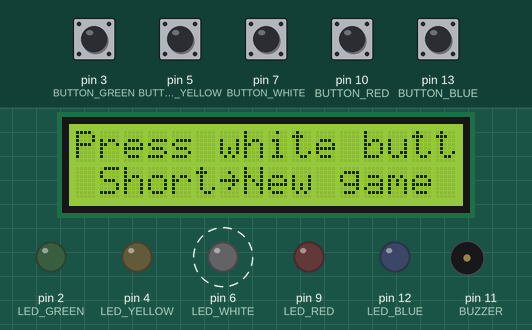
This sketch was run on a simulated Arduino Uno, built with avr-gcc and run on an emulated ATmega328P. Parts: 16×2 character LCD, output pins drawn as LEDs (lit = HIGH), buzzer (waves = sounding). Dashed ring = blinking. Inputs (shaded band) come from the test bench; at power-on: pin 3 (BUTTON_GREEN), pin 5 (BUTTON_YELLOW), pin 7 (BUTTON_WHITE), pin 10 (BUTTON_RED), pin 13 (BUTTON_BLUE) HIGH. Random numbers use the default seed unless the sketch sets one; what the sketch prints to the serial monitor is not drawn.

Above: at 5.5 s.
5.6 s: pin 7 (BUTTON_WHITE) pulled LOW for 1 s
At 7.8 s:
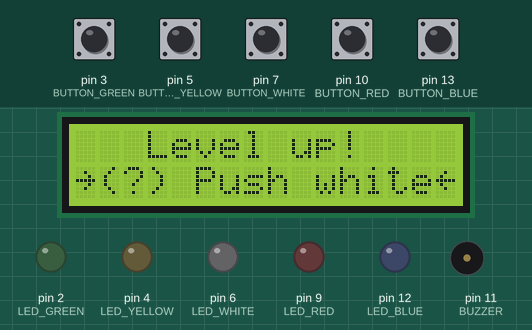
8.1 s: pin 10 (BUTTON_RED) pulled LOW for 1 s
At 10.5 s:
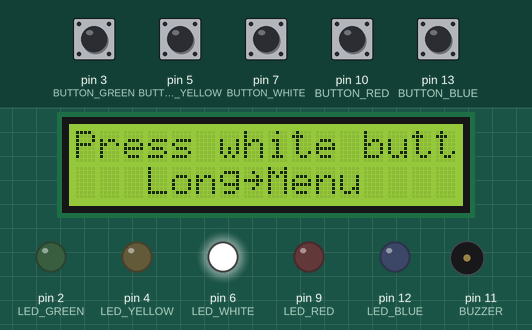
10.6 s: pin 7 (BUTTON_WHITE) pulled LOW for 0.15 s
At 11.2 s:
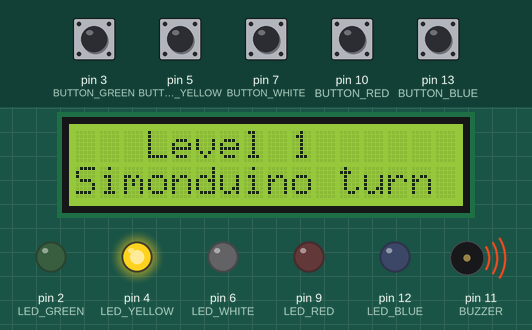
11.3 s: pin 3 (BUTTON_GREEN) pulled LOW for 1 s
At 13.3 s:
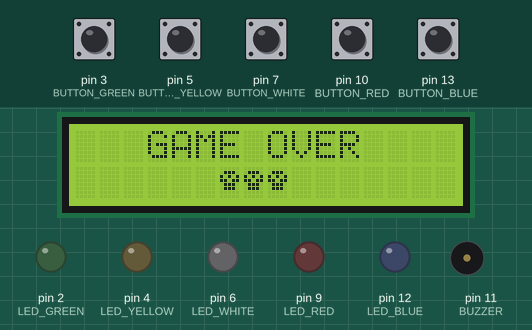
14.3 s: pin 5 (BUTTON_YELLOW) pulled LOW for 0.15 s
At 15.1 s:
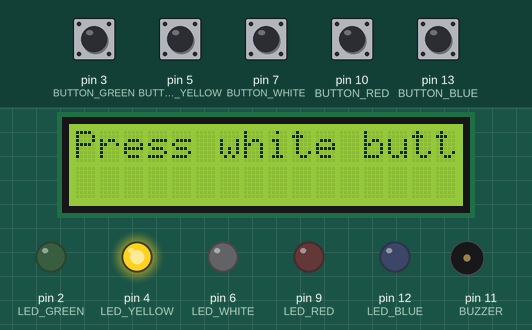
17.4 s: pin 7 (BUTTON_WHITE) pulled LOW for 0.15 s
At 18.9 s:
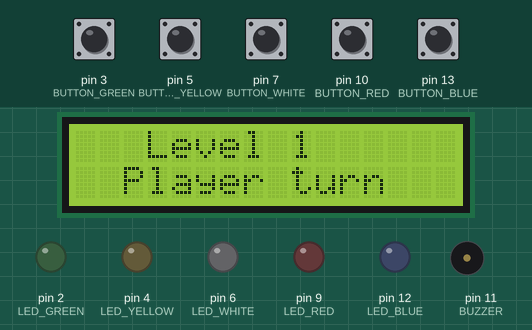
Timing chart, 0 to 19.1 s (numbered marks = the images above; inputs shaded):
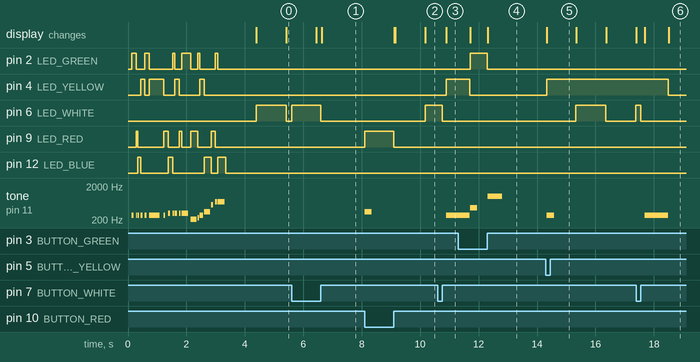

Measured:
- after the input at 8.1 s, pin 6 (LED_WHITE): LOW → HIGH after 2.1 s; pin 9 (LED_RED): LOW → HIGH at once, → LOW 1.0 s later; tone on pin 11 (BUZZER): silent → 349 Hz at once, → silent 0.25 s later; the display: first changes after 1.0 s (image 2 shows a later state)
- after the input at 10.6 s, pin 4 (LED_YELLOW): LOW → HIGH after 0.29 s; tone on pin 11 (BUZZER): silent → 277 Hz after 0.29 s
- after the input at 11.3 s, pin 2 (LED_GREEN): LOW → HIGH after 0.41 s, → LOW 0.59 s later
- after the input at 14.3 s, pin 4 (LED_YELLOW): LOW → HIGH at once; tone on pin 11 (BUZZER): silent → 277 Hz at once, → silent 0.25 s later
- after the input at 17.4 s, pin 4 (LED_YELLOW): HIGH → LOW after 1.1 s; tone on pin 11 (BUZZER): silent → 277 Hz after 0.29 s, → silent 0.80 s later

The sketch:

codigo_simonduino.ino
```cpp
#include <Arduino.h>
#include <Wire.h>
//LIBRERIAS PROPIAS I2C PARA EL LCD
#include <LiquidCrystal_I2C.h>

#include <Chrono.h>

//Declaramos los componentes
//LCD
LiquidCrystal_I2C lcd(0x27, 2, 1, 0, 4, 5, 6, 7, 3, POSITIVE);
//VALORES PARA CARACTERES ESPECIALES LCD
char RIGHT_ARROW = 0x7E;
char LEFT_ARROW = 0x7F;
uint8_t check[8] = { 0x0, 0x1, 0x3, 0x16, 0x1c, 0x8, 0x0 };
uint8_t cross[8] = { 0x0, 0x1b, 0xe, 0x4, 0xe, 0x1b, 0x0 };
uint8_t skull[8] = { 0x00, 0x0E, 0x15, 0x1B, 0x0E, 0x0E, 0x00, 0x00 };
uint8_t up_arrow[8] = { 0x00, 0x04, 0x0E, 0x15, 0x04, 0x04, 0x04, 0x00 };
uint8_t down_arrow[8] = { 0x00, 0x04, 0x04, 0x04, 0x15, 0x0E, 0x04, 0x00 };

//OPCIONES DEL MENÚ
char* opcionesMenu[1];
int currentOptionMenu;

//VALORES DE EVENTO PARA LOS PULSADORES
const int PRESSED = 0;
const int RELEASED = 1;

//PULSADORES Y LEDS DE LOS PULSADORES
//Botón Verde
const int GREEN = 0;
const int BUTTON_GREEN = 3;
const int LED_GREEN = 2;
int buttonGreenLastState = RELEASED;
//Botón rojo
const int RED = 1;
const int BUTTON_RED = 10;
const int LED_RED = 9;
int buttonRedLastState = RELEASED;
//Botón Azul
const int BLUE = 2;
const int BUTTON_BLUE = 13;
const int LED_BLUE = 12;
int buttonBlueLastState = RELEASED;
//Botón Amarillo
const int YELLOW = 3;
const int BUTTON_YELLOW = 5;
const int LED_YELLOW = 4;
int buttonYellowLastState = RELEASED;
//Botón Blanco
const int BUTTON_WHITE = 7;
const int LED_WHITE = 6;
int buttonWhiteLastState = RELEASED;

//Matriz correspondecia color -> pin led
int colorLedMatrix[4];

// Instanciate a metro object and set the interval to 500 milliseconds (0.5 seconds).
Chrono buttonWhiteChrono;
Chrono buttonTurnOffChrono;
Chrono buttonTurnOnChrono;
Chrono stanbyChrono;

//BUZZER
const int BUZZER = 11;

//Variable que almacena la secuencia de botones
int* secuence;

//Variable del turno actual
int maxLevel = 20;
int currentLevel;
int index;
int currentTimeOn;
int currentTimeOff;
int currentTimeSound;
const int MAXTIMEON = 800;
const int MAXTIMEOFF = 400;

const int ON = 1;
const int OFF = 0;

int whiteLedState = OFF;
int simonTurnLedState = OFF;

const char* BLANK_LINE = "                ";

//Variable que indica los ESTADOS
//Posibles estados de juego
int currentSimonduinoState, lastSimonduinoState;
const int INSIDE_MENU = 0;
const int ARDUINO_TURN = 1;
const int PLAYER_TURN = 2;
const int STANDBY = 3;
const int WAITING_ACTION = 4;
const int LEVELUP_OPTION = 5;
//VALORES JUEGOS

int center(const char* text) {
  if (strlen(text) > 16) {
    return 0;
  } else {
    return (16 - strlen(text)) / 2;
  }
}

void LoadMenuOptions() {
  currentOptionMenu = 0;
  opcionesMenu[0] = ("Level up!");
}

void menu() {
  lcd.clear();
  lcd.setCursor(center(opcionesMenu[currentOptionMenu]), 0);
  lcd.print(opcionesMenu[currentOptionMenu]); // @suppress("Ambiguous problem")
  lcd.setCursor(0, 1);
  lcd.print(RIGHT_ARROW); // @suppress("Ambiguous problem")
  lcd.print("(?) Push white"); // @suppress("Ambiguous problem")
  lcd.print(LEFT_ARROW); // @suppress("Ambiguous problem")
}

void menuHelp() {
  lcd.clear();
  lcd.setCursor(center("- green red -"), 0);
  lcd.write(1); // @suppress("Ambiguous problem")
  lcd.print(" green red "); // @suppress("Ambiguous problem")
  lcd.write(2); // @suppress("Ambiguous problem")
  lcd.setCursor(0, 1); // @suppress("Ambiguous problem")
  lcd.print(LEFT_ARROW); // @suppress("Ambiguous problem")
  lcd.print(" yellow blue "); // @suppress("Ambiguous problem")
  lcd.print(RIGHT_ARROW); // @suppress("Ambiguous problem")
  delay(1500);
  menu();
}

/*
 * Método que genera la secuencia de 20 pulsaciones para el modo clásico
 * VERDE = 0; ROJO = 1; AZUL = 2; AMARILLO=3
 */
void ramdomSecuenceGenerator() {
  secuence = (int*) malloc(sizeof(int) * 20);
  for (int i = 0; i < 20; i++) {
    secuence[i] = rand() % 4;
    Serial.print(i);
    Serial.print(" = ");
    Serial.print(secuence[i]);
    Serial.print("; ");
  }
  Serial.println("");
}

void freeSecuence() {
  free(secuence);
}

/*
 * Inicialización pines y componentes
 */
void initArduino() {
  pinMode(BUTTON_RED, INPUT_PULLUP);
  pinMode(BUTTON_GREEN, INPUT_PULLUP);
  pinMode(BUTTON_BLUE, INPUT_PULLUP);
  pinMode(BUTTON_YELLOW, INPUT_PULLUP);
  pinMode(BUTTON_WHITE, INPUT_PULLUP);

  pinMode(LED_RED, OUTPUT);
  pinMode(LED_GREEN, OUTPUT);
  pinMode(LED_BLUE, OUTPUT);
  pinMode(LED_YELLOW, OUTPUT);
  pinMode(LED_WHITE, OUTPUT);

  pinMode(BUZZER, OUTPUT);

  Serial.begin(9600);

  //Indicar a la libreria que tenemos conectada una pantalla de 16x2
  lcd.begin(16, 2);

  //Se crean los carácteres personalizados NO incluidos en el charset del lcd
  lcd.createChar(1, check);
  lcd.createChar(2, cross);
  lcd.createChar(3, skull);
  lcd.createChar(4, up_arrow);
  lcd.createChar(5, down_arrow);
  //Se inicializa la matriz de correspondencia entre el color del led y el pin
  colorLedMatrix[0] = 2;
  colorLedMatrix[1] = 9;
  colorLedMatrix[2] = 12;
  colorLedMatrix[3] = 4;

  LoadMenuOptions();
}

/*Método que inicializa el estado STANBY*/
void initSTANBY() {
  if (stanbyChrono.hasPassed(1000)) {
    lcd.setCursor(0, 1);
    lcd.print(BLANK_LINE); // @suppress("Ambiguous problem")
    if (whiteLedState == ON) {
      digitalWrite(LED_WHITE, LOW);
      whiteLedState = OFF;
      lcd.setCursor(center("Short-New game"), 1);
      lcd.print("Short"); // @suppress("Ambiguous problem")
      lcd.print(RIGHT_ARROW); // @suppress("Ambiguous problem")
      lcd.print("New game"); // @suppress("Ambiguous problem")
    } else {
      digitalWrite(LED_WHITE, HIGH);
      whiteLedState = ON;
      lcd.setCursor(center("Long-Menu"), 1);
      lcd.print("Long"); // @suppress("Ambiguous problem")
      lcd.print(RIGHT_ARROW); // @suppress("Ambiguous problem")
      lcd.print("Menu"); // @suppress("Ambiguous problem")
    }
    stanbyChrono.restart();
  }
}

/*
 * MÉTODOS PARA PINTAR LCD
 */

void welcomeLCD() {
  //Mover el cursor a la primera posición de la pantalla (0, 0)
  lcd.clear();
  lcd.setCursor(center("SIMONDUINO"), 0);
  lcd.print("SIMONDUINO"); // @suppress("Ambiguous problem")
  lcd.setCursor(center("URJC-2019-SEyTR"), 1);
  lcd.print("URJC-2019-SEyTR)"); // @suppress("Ambiguous problem")
}

void initArduinoTurnLCD() {
  lcd.clear();
  lcd.setCursor(center("Level    "), 0);
  lcd.print("Level "); // @suppress("Ambiguous problem")
  lcd.print(currentLevel); // @suppress("Ambiguous problem")
  lcd.setCursor(center("Simonduino turn"), 1);
  lcd.print("Simonduino turn"); // @suppress("Ambiguous problem")
}

void initPlayerTurnLCD() {
  lcd.clear();
  lcd.setCursor(center("Level    "), 0);
  lcd.print("Level "); // @suppress("Ambiguous problem")
  lcd.print(currentLevel); // @suppress("Ambiguous problem")
  lcd.setCursor(center("Player turn"), 1);
  lcd.print("Player turn"); // @suppress("Ambiguous problem")
}

void initStandByLCD() {
  lcd.setCursor(center("Press white button!"), 0);
  lcd.print("Press white button!"); // @suppress("Ambiguous problem")
}

void initLevelUpLCD(){
  if(currentLevel<10){
    lcd.setCursor(center("Start level X"),0);
  }else{
    lcd.setCursor(center("Start level XX"),0);
  }
  lcd.print("Start level ");  // @suppress("Ambiguous problem")
  lcd.print(currentLevel);  // @suppress("Ambiguous problem")
  lcd.setCursor(center("X yellow blue X"),1);
  lcd.write(4); // @suppress("Ambiguous problem")
  lcd.print(" yellow blue "); // @suppress("Ambiguous problem")
  lcd.write(5); // @suppress("Ambiguous problem")
}

void calculateTimes() {
  if ((currentLevel - 1) % 5 == 0 && currentLevel < 20) {
    currentTimeOn = currentTimeOn / 2;
    currentTimeOff = currentTimeOff / 2;
    currentTimeSound = currentTimeOff;
  }
}

void changeState(int previousState, int nextState) {
  if (previousState == -1) {
    initStandByLCD();
    currentSimonduinoState = STANDBY;
    return;
  }
  if (previousState == STANDBY) {
    if (nextState == ARDUINO_TURN) {
      currentLevel = 1;
      index = 0;
      currentTimeOn = MAXTIMEON;
      currentTimeOff = MAXTIMEOFF;
      currentTimeSound = MAXTIMEON;
      ramdomSecuenceGenerator();
      initArduinoTurnLCD();
      currentSimonduinoState = ARDUINO_TURN;
      return;
    }
    if (nextState == INSIDE_MENU) {
      currentOptionMenu = 0;
      menu();
      currentSimonduinoState = INSIDE_MENU;
    }
  }
  if (previousState == ARDUINO_TURN) {
    //ESTADO MENU, PLAYER_TURN
    if (nextState == PLAYER_TURN) {
      initPlayerTurnLCD();
      currentSimonduinoState = PLAYER_TURN;
    }
  }
  if (previousState == PLAYER_TURN) {
    if (nextState == ARDUINO_TURN) {
      currentLevel++;
      index = 0;
      initArduinoTurnLCD();
      calculateTimes();
      currentSimonduinoState = ARDUINO_TURN;
      return;
    }
    if (nextState == STANDBY) {
      whiteLedState = OFF;
      stanbyChrono.restart();
      lcd.clear();
      initStandByLCD();
      freeSecuence();
      currentSimonduinoState = STANDBY;

    }
  }
  if (previousState == WAITING_ACTION) {
    if (nextState == ARDUINO_TURN) {
      lcd.clear();
      initArduinoTurnLCD();
      index = 0;
      simonTurnLedState = OFF;
      currentSimonduinoState = ARDUINO_TURN;
      return;
    }
    if (nextState == STANDBY) {
      lcd.clear();
      initStandByLCD();
      freeSecuence();
      currentSimonduinoState = STANDBY;
      return;
    }
  }

  if (previousState == INSIDE_MENU) {
    if (nextState == STANDBY) {
      lcd.clear();
      initStandByLCD();
      freeSecuence();
      currentSimonduinoState = STANDBY;
      return;
    }
    if (nextState == LEVELUP_OPTION) {
      lcd.clear();
      initLevelUpLCD();
    }
  }

}

/*
 * Método que restablece la partida por gameOver
 */
void gameOver() {
  lcd.clear();
  lcd.setCursor(center("GAME OVER"), 0);
  lcd.print("GAME OVER"); // @suppress("Ambiguous problem")
  lcd.setCursor(center("XXX"), 1);
  lcd.write(3); // @suppress("Ambiguous problem")
  lcd.write(3); // @suppress("Ambiguous problem")
  lcd.write(3); // @suppress("Ambiguous problem")
  tone(BUZZER, 1000, 500);
  delay(2000);
  changeState(PLAYER_TURN, STANDBY);
}

/*
 * Método de ganar
 */
void win() {
  lcd.clear();
  lcd.setCursor(center("YOU WIN!"), 0);
  lcd.print("YOU WIN!"); // @suppress("Ambiguous problem")
  //win music
  tone(BUZZER, 500, 200);
  delay(200);
  tone(BUZZER, 500, 200);
  delay(200);
  tone(BUZZER, 500, 200);
  delay(200);
  tone(BUZZER, 800, 150);
  delay(150);
  tone(BUZZER, 500, 500);
  delay(500);
  tone(BUZZER, 600, 1000);
  delay(2000);
  changeState(PLAYER_TURN, STANDBY);
}

void arduinoTurn() {
  if (index < currentLevel) {
    if (buttonTurnOffChrono.hasPassed(currentTimeOn)
        && simonTurnLedState == ON) {
      //Se apaga el botón que esta encendido
      digitalWrite(colorLedMatrix[secuence[index]], LOW);
      //Se incrementa el índice
      index++;
      simonTurnLedState = OFF;
      buttonTurnOnChrono.restart();
    }
    if (buttonTurnOnChrono.hasPassed(currentTimeOff)
        && simonTurnLedState == OFF) {
      //Ilumino boton y tono
      switch (secuence[index]) {
      case GREEN:
        tone(BUZZER, 466, currentTimeSound);
        digitalWrite(LED_GREEN, HIGH);
        Serial.println("VERDE ENCENCIDO");
        break;
      case RED:
        tone(BUZZER, 349, currentTimeSound);
        digitalWrite(LED_RED, HIGH);
        Serial.println("ROJO ENCENCIDO");
        break;
      case BLUE:
        tone(BUZZER, 233, currentTimeSound);
        digitalWrite(LED_BLUE, HIGH);
        Serial.println("AZUL ENCENCIDO");
        break;
      case YELLOW:
        tone(BUZZER, 277, currentTimeSound);
        digitalWrite(LED_YELLOW, HIGH);
        Serial.println("AMARILLO ENCENCIDO");
        break;
      }
      //Se marca el led como encendido
      simonTurnLedState = ON;
      //Se hace reinicia el cronometro
      buttonTurnOffChrono.restart();
    }
  } else {
    index = 0;
    changeState(ARDUINO_TURN, PLAYER_TURN);
  }
}

//HAY QUE CALIBRARLO
void midi() {
  int calibracion = 1.4;
  digitalWrite(LED_GREEN, HIGH);
  tone(BUZZER, 277, 61.0465116279 * calibracion);
  delay(67.8294573643 * calibracion);
  delay(87.2093023256 * calibracion);
  digitalWrite(LED_GREEN, LOW);
  digitalWrite(LED_RED, HIGH);
  tone(BUZZER, 277, 26.1627906977 * calibracion);
  delay(29.0697674419 * calibracion);
  delay(29.0697674419 * calibracion);
  digitalWrite(LED_RED, LOW);
  digitalWrite(LED_BLUE, HIGH);
  tone(BUZZER, 277, 52.3255813953 * calibracion);
  delay(58.1395348837 * calibracion);
  delay(38.7596899225 * calibracion);
  digitalWrite(LED_BLUE, LOW);
  digitalWrite(LED_YELLOW, HIGH);
  tone(BUZZER, 277, 61.0465116279 * calibracion);
  delay(67.8294573643 * calibracion);
  delay(77.519379845 * calibracion);
  digitalWrite(LED_YELLOW, LOW);
  digitalWrite(LED_GREEN, HIGH);
  tone(BUZZER, 277, 61.0465116279 * calibracion);
  delay(67.8294573643 * calibracion);
  delay(87.2093023256 * calibracion);
  digitalWrite(LED_GREEN, LOW);
  digitalWrite(LED_YELLOW, HIGH);
  tone(BUZZER, 277, 348.837209302 * calibracion);
  delay(387.596899225 * calibracion);
  delay(96.8992248062 * calibracion);
  digitalWrite(LED_YELLOW, LOW);
  digitalWrite(LED_RED, HIGH);
  tone(BUZZER, 277, 61.0465116279 * calibracion);
  delay(67.8294573643 * calibracion);
  delay(87.2093023256 * calibracion);
  digitalWrite(LED_RED, LOW);
  digitalWrite(LED_BLUE, HIGH);
  tone(BUZZER, 311, 69.7674418605 * calibracion);
  delay(77.519379845 * calibracion);
  delay(77.519379845 * calibracion);
  digitalWrite(LED_BLUE, LOW);
  digitalWrite(LED_GREEN, HIGH);
  tone(BUZZER, 311, 61.0465116279 * calibracion);
  delay(67.8294573643 * calibracion);
  delay(9.68992248062 * calibracion);
  digitalWrite(LED_GREEN, LOW);
  digitalWrite(LED_YELLOW, HIGH);
  tone(BUZZER, 311, 78.488372093 * calibracion);
  delay(87.2093023256 * calibracion);
  delay(67.8294573643 * calibracion);
  digitalWrite(LED_YELLOW, LOW);
  digitalWrite(LED_RED, HIGH);
  tone(BUZZER, 311, 52.3255813953 * calibracion);
  delay(58.1395348837 * calibracion);
  delay(19.3798449612 * calibracion);
  digitalWrite(LED_RED, LOW);
  digitalWrite(LED_GREEN, HIGH);
  tone(BUZZER, 311, 226.744186047 * calibracion);
  delay(251.937984496 * calibracion);
  delay(58.1395348837 * calibracion);
  digitalWrite(LED_GREEN, LOW);
  digitalWrite(LED_RED, HIGH);
  tone(BUZZER, 207, 218.023255814 * calibracion);
  delay(242.248062016 * calibracion);
  delay(9.68992248062 * calibracion);
  digitalWrite(LED_RED, LOW);
  digitalWrite(LED_GREEN, HIGH);
  tone(BUZZER, 233, 43.6046511628 * calibracion);
  delay(48.4496124031);
  delay(9.68992248062);
  digitalWrite(LED_GREEN, LOW);
  digitalWrite(LED_YELLOW, HIGH);
  tone(BUZZER, 277, 130.813953488 * calibracion);
  delay(145.348837209 * calibracion);
  delay(9.68992248062 * calibracion);
  digitalWrite(LED_YELLOW, LOW);
  digitalWrite(LED_BLUE, HIGH);
  tone(BUZZER, 349, 209.302325581 * calibracion);
  delay(232.558139535 * calibracion);
  delay(9.68992248062 * calibracion);
  digitalWrite(LED_BLUE, LOW);
  digitalWrite(LED_RED, HIGH);
  tone(BUZZER, 554, 69.7674418605 * calibracion);
  delay(77.519379845 * calibracion);
  delay(67.8294573643 * calibracion);
  digitalWrite(LED_RED, LOW);
  digitalWrite(LED_GREEN, HIGH);
  tone(BUZZER, 698, 69.7674418605 * calibracion);
  delay(77.519379845 * calibracion);
  delay(9.68992248062 * calibracion);
  digitalWrite(LED_GREEN, LOW);
  digitalWrite(LED_BLUE, HIGH);
  tone(BUZZER, 698, 244.186046512 * calibracion);
  delay(271.317829457 * calibracion);
  digitalWrite(LED_BLUE, LOW);

}

void setup() {
  initArduino();
  welcomeLCD();
  midi();
  delay(1000);
  lcd.clear();
  //El estado de simonduino a STANDBY porque empezamos por el menú
  changeState(-1, STANDBY);
}

void loop() {
  if (currentSimonduinoState == STANDBY) {
    initSTANBY();
  }

  if (digitalRead(BUTTON_WHITE) == PRESSED) { // BLANCO
    if (buttonWhiteLastState == RELEASED) {
      digitalWrite(LED_WHITE, HIGH);
      buttonWhiteLastState = PRESSED;
      Serial.println("BLANCO PRESIONADO");
      buttonWhiteChrono.restart();
      delay(1);
    }
  } else if (buttonWhiteLastState == PRESSED) {
    digitalWrite(LED_WHITE, LOW);
    buttonWhiteLastState = RELEASED;
    if (buttonWhiteChrono.hasPassed(500)
        && currentSimonduinoState == STANDBY) {
      //Vamos al menú
      changeState(STANDBY, INSIDE_MENU);
      Serial.println("BLANCO LIBERADO LARGO");
    } else {
      Serial.println("BLANCO LIBERADO CORTO");
      if (currentSimonduinoState == STANDBY) {
        changeState(STANDBY, ARDUINO_TURN);
      } else if (currentSimonduinoState == INSIDE_MENU) {
        menuHelp();
      } else if (currentSimonduinoState == ARDUINO_TURN
          || currentSimonduinoState == PLAYER_TURN) {
        digitalWrite(LED_RED, LOW);
        digitalWrite(LED_GREEN, LOW);
        digitalWrite(LED_BLUE, LOW);
        digitalWrite(LED_YELLOW, LOW);
        lcd.clear();
        lcd.setCursor(center("Restart game?"), 0);
        lcd.print("Restart game?"); // @suppress("Ambiguous problem")
        currentSimonduinoState = WAITING_ACTION;
      }
    }
  }

  if (currentSimonduinoState == ARDUINO_TURN) {
    arduinoTurn();
    //Serial.println("ARDUINO_TURN");
  } else if (currentSimonduinoState == INSIDE_MENU
      || (currentSimonduinoState == PLAYER_TURN && index < currentLevel)
      || currentSimonduinoState == WAITING_ACTION) {

    if (digitalRead(BUTTON_RED) == PRESSED) { //ROJO
      if (buttonRedLastState == RELEASED) {
        tone(BUZZER, 349, 250);
        digitalWrite(LED_RED, HIGH);
        buttonRedLastState = PRESSED;
        delay(1);
      }
    } else if (buttonRedLastState == PRESSED) {
      digitalWrite(LED_RED, LOW);
      buttonRedLastState = RELEASED;
      Serial.println("ROJO");
      switch (currentSimonduinoState) {
      case INSIDE_MENU:
        changeState(INSIDE_MENU, STANDBY);
        break;
      case PLAYER_TURN:
        if (secuence[index] != RED) {
          gameOver();
        } else {
          index++;
          buttonTurnOnChrono.restart();
        }
        break;
      case WAITING_ACTION:
        changeState(WAITING_ACTION, ARDUINO_TURN);
        break;
      }
    }

    if (digitalRead(BUTTON_GREEN) == PRESSED) { //VERDE
      if (buttonGreenLastState == RELEASED) {
        tone(BUZZER, 466, 250);
        digitalWrite(LED_GREEN, HIGH);
        buttonGreenLastState = PRESSED;
        delay(1);
      }
    } else if (buttonGreenLastState == PRESSED) {
      digitalWrite(LED_GREEN, LOW);
      buttonGreenLastState = RELEASED;
      Serial.println("VERDE");
      switch (currentSimonduinoState) {
      case INSIDE_MENU:
        changeState(INSIDE_MENU, LEVELUP_OPTION);
        break;
      case PLAYER_TURN:
        if (secuence[index] != GREEN) {
          gameOver();
        } else {
          index++;
          buttonTurnOnChrono.restart();
        }
        break;
      case WAITING_ACTION:
        changeState(WAITING_ACTION, STANDBY);
        break;
      }
    }

    if (digitalRead(BUTTON_BLUE) == PRESSED) { //AZUL
      if (buttonBlueLastState == RELEASED) {
        tone(BUZZER, 233, 250);
        digitalWrite(LED_BLUE, HIGH);
        buttonBlueLastState = PRESSED;
        delay(1);
      }
    } else if (buttonBlueLastState == PRESSED) {
      digitalWrite(LED_BLUE, LOW);
      buttonBlueLastState = RELEASED;
      Serial.println("AZUL");
      switch (currentSimonduinoState) {
      case INSIDE_MENU:
        break;
      case PLAYER_TURN:
        if (secuence[index] != BLUE) {
          gameOver();
        } else {
          index++;
          buttonTurnOnChrono.restart();
        }
        break;
      }
    }

    if (digitalRead(BUTTON_YELLOW) == PRESSED) { //AMARILLO
      if (buttonYellowLastState == RELEASED) {
        tone(BUZZER, 277, 250);
        digitalWrite(LED_YELLOW, HIGH);
        buttonYellowLastState = PRESSED;
        delay(1);
      }
    } else if (buttonYellowLastState == PRESSED) {
      digitalWrite(LED_YELLOW, LOW);
      buttonYellowLastState = RELEASED;
      Serial.println("AMARILLO");
      switch (currentSimonduinoState) {
      case INSIDE_MENU:
        break;
      case PLAYER_TURN:
        if (secuence[index] != YELLOW) {
          gameOver();
        } else {
          index++;
          buttonTurnOnChrono.restart();
        }
        break;
      }
    }

  } else if (currentSimonduinoState == PLAYER_TURN && index == currentLevel) {
    //El juegador ha completado la secuencia miramos si ha ganado o debemos subir de nivel
    if (buttonTurnOnChrono.hasPassed(1500)) {
      if (currentLevel == maxLevel) {
        win();
      } else {
        //Subimos de nivel
        changeState(PLAYER_TURN, ARDUINO_TURN);
      }
    }
  }
}
```
